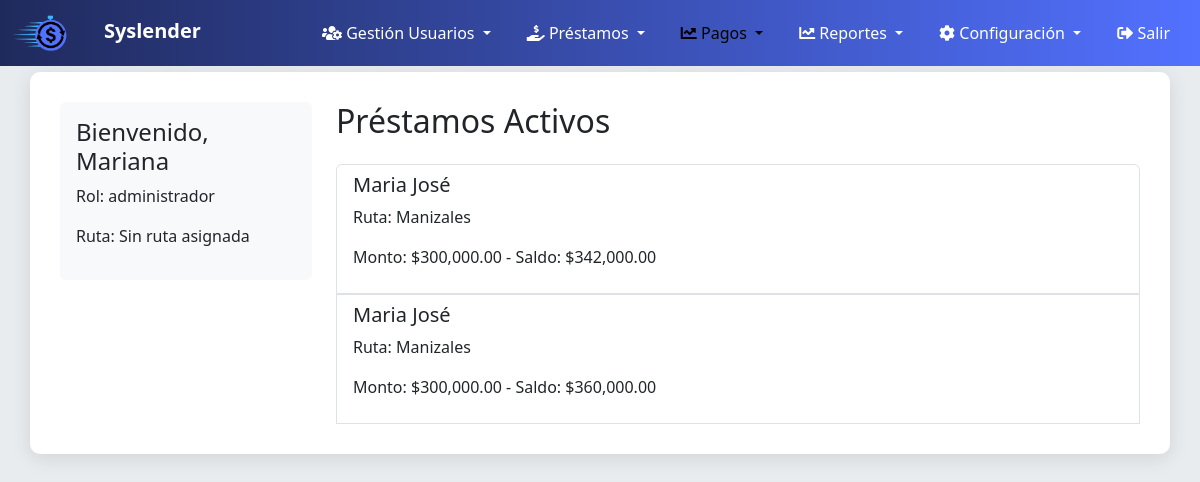
Screenshot of /vistas/pagos.php (signed in) with the database file from the repository.
### tables this page shows
CREATE TABLE `user` (
  `id_user` int(11) NOT NULL,
  `nombre` varchar(50) NOT NULL,
  `apellido` varchar(50) NOT NULL,
  `contacto` varchar(50) NOT NULL,
  `cedula` bigint(255) NOT NULL,
  `password` varchar(255) NOT NULL,
  `ultimo_login` timestamp NULL DEFAULT NULL,
  `estado` enum('activo','inactivo') NOT NULL DEFAULT 'activo',
  `id_cuenta` int(11) DEFAULT NULL
);

CREATE TABLE `rol` (
  `id_rol` int(11) NOT NULL,
  `rol` varchar(50) NOT NULL
);

CREATE TABLE `prestamo` (
  `id_prestamo` int(11) NOT NULL,
  `id_rol_user` int(11) NOT NULL,
  `id_cliente` int(11) NOT NULL,
  `monto_inicial` decimal(10,2) NOT NULL,
  `saldo_actual` decimal(10,2) NOT NULL,
  `interes_total` decimal(10,2) DEFAULT NULL,
  `inicio_fecha` date NOT NULL,
  `Vencimiento_fecha` date NOT NULL,
  `duracion` int(20) NOT NULL,
  `estado` enum('activo','finalizado','penalizado') DEFAULT 'activo',
  `creado_por` int(11) DEFAULT NULL,
  `fecha_creacion` timestamp NOT NULL DEFAULT current_timestamp(),
  `fecha_modificacion` timestamp NULL DEFAULT NULL ON UPDATE current_timestamp(),
  `id_garantias` int(11) DEFAULT NULL,
  `monto_cuota` decimal(10,2) DEFAULT NULL
);

CREATE TABLE `cliente` (
  `id_cliente` int(11) NOT NULL,
  `nombres` varchar(50) NOT NULL,
  `apellidos` varchar(50) NOT NULL,
  `id_genero` int(11) NOT NULL,
  `direccion_casa` varchar(250) NOT NULL,
  `direccion_negocio` varchar(250) NOT NULL,
  `telefono` bigint(250) NOT NULL,
  `cedula` int(25) NOT NULL,
  `id_ruta` int(11) NOT NULL,
  `id_cuenta` int(11) NOT NULL
);

CREATE TABLE `ruta` (
  `id_ruta` int(11) NOT NULL,
  `nombre_ruta` varchar(255) NOT NULL,
  `ciudad` varchar(250) NOT NULL,
  `descripcion` varchar(250) NOT NULL,
  `id_rol_user` int(11) NOT NULL
);

### vistas/pagos.php (the view, shortened to what this page needs)
<?php
include '../includes/header.php';
include '../includes/db.php';
$user_id = $_SESSION['user_id'];
$role_id = $_SESSION['role_id'];
$query_user = "SELECT u.nombre AS nombre_usuario, r.rol AS nombre_rol, rt.nombre_ruta AS nombre_ruta
               FROM user u
               JOIN rol_user ru ON u.id_user = ru.id_user
               JOIN rol r ON ru.id_rol = r.id_rol
               LEFT JOIN ruta rt ON ru.id_rol_user = rt.id_rol_user
               WHERE u.id_user = ?";
$stmt_user = $conn->prepare($query_user);
$stmt_user->bind_param("i", $user_id);
$stmt_user->execute();
$user = $stmt_user->get_result()->fetch_assoc();
$query_prestamos = "SELECT p.id_prestamo, c.nombres AS cliente_nombre, p.monto_inicial,
                    p.saldo_actual, rt.nombre_ruta
                    FROM prestamo p
                    JOIN cliente c ON p.id_cliente = c.id_cliente
                    JOIN ruta rt ON c.id_ruta = rt.id_ruta
                    JOIN rol_user ru ON rt.id_rol_user = ru.id_rol_user";
if ($role_id !== 1 && $role_id !== 18) {
    $query_prestamos .= " WHERE ru.id_user = ? AND p.estado = 'activo'";
    $stmt_prestamos = $conn->prepare($query_prestamos);
    $stmt_prestamos->bind_param("i", $user_id);
} else {
    $query_prestamos .= " WHERE p.estado = 'activo'";
    $stmt_prestamos = $conn->prepare($query_prestamos);
}
$stmt_prestamos->execute();
$prestamos = $stmt_prestamos->get_result()->fetch_all(MYSQLI_ASSOC);
?>
<!DOCTYPE html>
<html lang="es">
<head>
    <link rel="stylesheet" href="../assets/css/bootstrap.min.css">
</head>
<body>
    <div class="container mt-5">
        <div class="row">
            <div class="col-3">
                <div class="sidebar bg-light p-3 rounded">
                    <h4>Bienvenido, <?= htmlspecialchars($user['nombre_usuario']) ?></h4>
                    <p>Rol: <?= htmlspecialchars($user['nombre_rol']) ?></p>
                    <p>Ruta: <?= htmlspecialchars($user['nombre_ruta'] ?? 'Sin ruta asignada') ?></p>
                </div>
            </div>
            <div class="col-9">
                <h2 class="mb-4">Préstamos Activos</h2>
                <?php if (empty($prestamos)): ?>
                    <div class="alert alert-info">No hay préstamos activos para esta ruta.</div>
                <?php else: ?>
                    <div class="list-group">
                        <?php foreach ($prestamos as $prestamo): ?>
                            <a href="#" class="list-group-item list-group-item-action list-group-item-custom"
                               data-bs-toggle="modal" data-bs-target="#modalCuotas<?= $prestamo['id_prestamo'] ?>">
                                <h5><?= htmlspecialchars($prestamo['cliente_nombre']) ?></h5>
                                <p>Ruta: <?= htmlspecialchars($prestamo['nombre_ruta']) ?></p>
                                <p>Monto: $<?= number_format($prestamo['monto_inicial'], 2) ?> -
                                 Saldo: $<?= number_format($prestamo['saldo_actual'], 2) ?></p>
                            </a>
                        <?php endforeach; ?>
                    </div>
                <?php endif; ?>
            </div>
        </div>
    </div>
</body>
</html>

### assets/css/estilo_barra.css (style rules this page uses)
body { font-family: 'Arial', sans-serif; margin: 0; }

### vistas/pagos.php (style rules this page uses)
body { background-color: #e9ecef; }
.container { margin-top: 50px; padding: 30px; background-color: #fff; border-radius: 10px; box-shadow: 0 4px 20px rgba(0, 0, 0, 0.1); }
.sidebar { background-color: #f8f9fa; padding: 1rem; border-radius: 0.5rem; }
.list-group-item-custom { transition: all 0.3s; }

### rows the page displays
user: nombre "Mariana", rol.rol "administrador"
prestamo: id_cliente.nombres "Maria José", ruta.nombre_ruta "Manizales", monto_inicial "300,000.00", saldo_actual "342,000.00"
prestamo: id_cliente.nombres "Maria José", ruta.nombre_ruta "Manizales", monto_inicial "300,000.00", saldo_actual "360,000.00"

### other values shown
$user['nombre_ruta'] "Sin ruta asignada"
